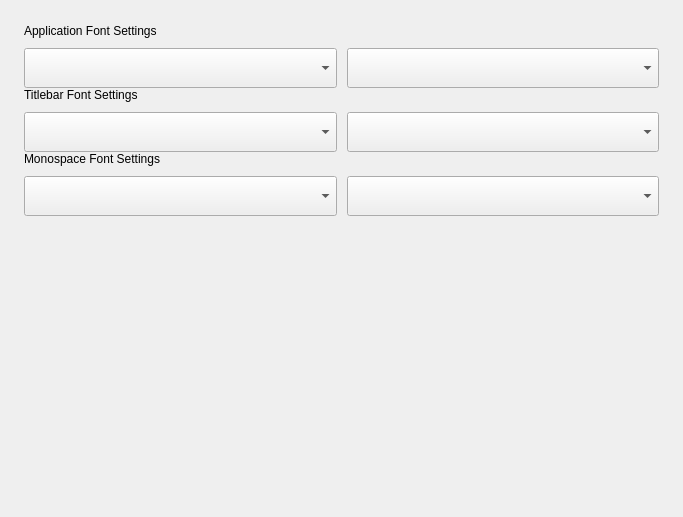
<?xml version="1.0" encoding="UTF-8"?>
<ui version="4.0">
 <class>Fonts</class>
 <widget class="QWidget" name="Fonts">
  <property name="geometry">
   <rect>
    <x>0</x>
    <y>0</y>
    <width>683</width>
    <height>517</height>
   </rect>
  </property>
  <property name="windowTitle">
   <string>Form</string>
  </property>
  <layout class="QVBoxLayout" name="verticalLayout_4">
   <property name="spacing">
    <number>24</number>
   </property>
   <property name="leftMargin">
    <number>24</number>
   </property>
   <property name="topMargin">
    <number>24</number>
   </property>
   <property name="rightMargin">
    <number>24</number>
   </property>
   <property name="bottomMargin">
    <number>40</number>
   </property>
   <item>
    <widget class="QWidget" name="widget_fonts" native="true">
     <layout class="QVBoxLayout" name="verticalLayout_6">
      <property name="spacing">
       <number>0</number>
      </property>
      <property name="leftMargin">
       <number>0</number>
      </property>
      <property name="topMargin">
       <number>0</number>
      </property>
      <property name="rightMargin">
       <number>0</number>
      </property>
      <property name="bottomMargin">
       <number>0</number>
      </property>
      <item>
       <layout class="QVBoxLayout" name="verticalLayout_5">
        <property name="spacing">
         <number>0</number>
        </property>
        <item>
         <widget class="QWidget" name="widget_2" native="true">
          <layout class="QVBoxLayout" name="verticalLayout">
           <property name="spacing">
            <number>10</number>
           </property>
           <property name="leftMargin">
            <number>0</number>
           </property>
           <property name="topMargin">
            <number>0</number>
           </property>
           <property name="rightMargin">
            <number>0</number>
           </property>
           <property name="bottomMargin">
            <number>0</number>
           </property>
           <item>
            <widget class="QLabel" name="lab_application_font">
             <property name="text">
              <string>Application Font Settings</string>
             </property>
            </widget>
           </item>
           <item>
            <layout class="QHBoxLayout" name="horizontalLayout">
             <property name="spacing">
              <number>10</number>
             </property>
             <item>
              <widget class="QComboBox" name="cbox_application_font_name">
               <property name="minimumSize">
                <size>
                 <width>0</width>
                 <height>40</height>
                </size>
               </property>
               <property name="maximumSize">
                <size>
                 <width>16777215</width>
                 <height>40</height>
                </size>
               </property>
               <property name="maxVisibleItems">
                <number>10</number>
               </property>
               <property name="sizeAdjustPolicy">
                <enum>QComboBox::AdjustToContents</enum>
               </property>
              </widget>
             </item>
             <item>
              <widget class="QComboBox" name="cbox_application_font_size">
               <property name="minimumSize">
                <size>
                 <width>0</width>
                 <height>40</height>
                </size>
               </property>
               <property name="maximumSize">
                <size>
                 <width>16777215</width>
                 <height>40</height>
                </size>
               </property>
               <property name="maxVisibleItems">
                <number>5</number>
               </property>
              </widget>
             </item>
            </layout>
           </item>
          </layout>
         </widget>
        </item>
        <item>
         <widget class="QWidget" name="widget_3" native="true">
          <layout class="QVBoxLayout" name="verticalLayout_2">
           <property name="spacing">
            <number>10</number>
           </property>
           <property name="leftMargin">
            <number>0</number>
           </property>
           <property name="topMargin">
            <number>0</number>
           </property>
           <property name="rightMargin">
            <number>0</number>
           </property>
           <property name="bottomMargin">
            <number>0</number>
           </property>
           <item>
            <widget class="QLabel" name="lab_titlebar_font">
             <property name="text">
              <string>Titlebar Font Settings</string>
             </property>
            </widget>
           </item>
           <item>
            <layout class="QHBoxLayout" name="horizontalLayout_2">
             <property name="spacing">
              <number>10</number>
             </property>
             <item>
              <widget class="QComboBox" name="cbox_titlebar_font_name">
               <property name="minimumSize">
                <size>
                 <width>0</width>
                 <height>40</height>
                </size>
               </property>
               <property name="maximumSize">
                <size>
                 <width>16777215</width>
                 <height>40</height>
                </size>
               </property>
              </widget>
             </item>
             <item>
              <widget class="QComboBox" name="cbox_titlebar_font_size">
               <property name="minimumSize">
                <size>
                 <width>0</width>
                 <height>40</height>
                </size>
               </property>
               <property name="maximumSize">
                <size>
                 <width>16777215</width>
                 <height>40</height>
                </size>
               </property>
               <property name="maxVisibleItems">
                <number>5</number>
               </property>
              </widget>
             </item>
            </layout>
           </item>
          </layout>
         </widget>
        </item>
        <item>
         <widget class="QWidget" name="widget_4" native="true">
          <layout class="QVBoxLayout" name="verticalLayout_3">
           <property name="spacing">
            <number>10</number>
           </property>
           <property name="leftMargin">
            <number>0</number>
           </property>
           <property name="topMargin">
            <number>0</number>
           </property>
           <property name="rightMargin">
            <number>0</number>
           </property>
           <property name="bottomMargin">
            <number>0</number>
           </property>
           <item>
            <widget class="QLabel" name="lab_monospace_font">
             <property name="text">
              <string>Monospace Font Settings</string>
             </property>
            </widget>
           </item>
           <item>
            <layout class="QHBoxLayout" name="horizontalLayout_3">
             <property name="spacing">
              <number>10</number>
             </property>
             <item>
              <widget class="QComboBox" name="cbox_monospace_font_name">
               <property name="minimumSize">
                <size>
                 <width>0</width>
                 <height>40</height>
                </size>
               </property>
               <property name="maximumSize">
                <size>
                 <width>16777215</width>
                 <height>40</height>
                </size>
               </property>
              </widget>
             </item>
             <item>
              <widget class="QComboBox" name="cbox_monospace_font_size">
               <property name="minimumSize">
                <size>
                 <width>0</width>
                 <height>40</height>
                </size>
               </property>
               <property name="maximumSize">
                <size>
                 <width>16777215</width>
                 <height>40</height>
                </size>
               </property>
               <property name="maxVisibleItems">
                <number>5</number>
               </property>
              </widget>
             </item>
            </layout>
           </item>
          </layout>
         </widget>
        </item>
        <item>
         <spacer name="verticalSpacer">
          <property name="orientation">
           <enum>Qt::Vertical</enum>
          </property>
          <property name="sizeHint" stdset="0">
           <size>
            <width>20</width>
            <height>212</height>
           </size>
          </property>
         </spacer>
        </item>
       </layout>
      </item>
     </layout>
    </widget>
   </item>
  </layout>
 </widget>
 <resources/>
 <connections/>
</ui>
